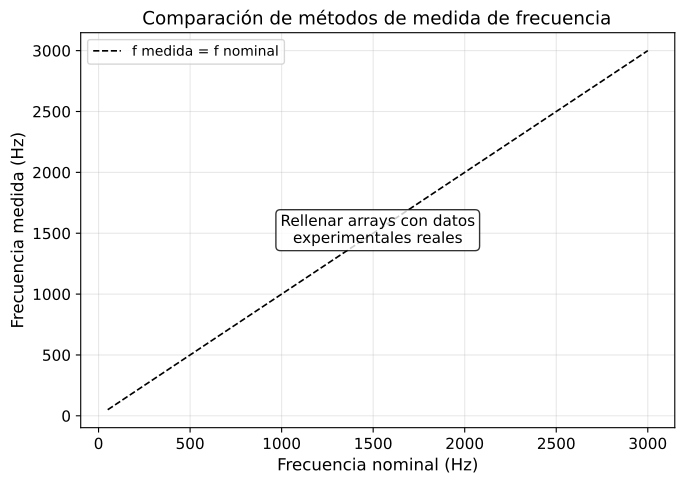

Source code (Python):
import numpy as np
import matplotlib.pyplot as plt

plt.rcParams.update({
    'font.size': 11,
    'axes.labelsize': 12,
    'figure.figsize': (7, 5),
    'axes.grid': True,
    'grid.alpha': 0.3,
})

# Rellenar con datos experimentales reales
f_nom = np.array([50, 100, 200, 800, 3000], dtype=float)
f_rej = np.array([np.nan, np.nan, np.nan, np.nan, np.nan], dtype=float)
df_rej = np.array([np.nan, np.nan, np.nan, np.nan, np.nan], dtype=float)
f_cur = np.array([np.nan, np.nan, np.nan, np.nan, np.nan], dtype=float)
df_cur = np.array([np.nan, np.nan, np.nan, np.nan, np.nan], dtype=float)
f_auto = np.array([np.nan, np.nan, np.nan, np.nan, np.nan], dtype=float)
df_auto = np.array([np.nan, np.nan, np.nan, np.nan, np.nan], dtype=float)

fig, ax = plt.subplots()

if np.isfinite(f_rej).any():
    ax.errorbar(f_nom, f_rej, yerr=df_rej, fmt='o', capsize=4, label='Rejilla')
if np.isfinite(f_cur).any():
    ax.errorbar(f_nom, f_cur, yerr=df_cur, fmt='s', capsize=4, label='Cursores')
if np.isfinite(f_auto).any():
    ax.errorbar(f_nom, f_auto, yerr=df_auto, fmt='^', capsize=4, label='Automática')

ax.plot(f_nom, f_nom, 'k--', linewidth=1.2, label='f medida = f nominal')
ax.set_xlabel('Frecuencia nominal (Hz)')
ax.set_ylabel('Frecuencia medida (Hz)')
ax.set_title('Comparación de métodos de medida de frecuencia')
ax.legend(fontsize=10)

if not (np.isfinite(f_rej).any() or np.isfinite(f_cur).any() or np.isfinite(f_auto).any()):
    ax.text(0.5, 0.5, 'Rellenar arrays con datos\nexperimentales reales',
            transform=ax.transAxes, ha='center', va='center',
            bbox=dict(boxstyle='round', facecolor='white', alpha=0.8))

plt.tight_layout()
plt.savefig('figuras/figura_1.pdf', dpi=150, bbox_inches='tight')
